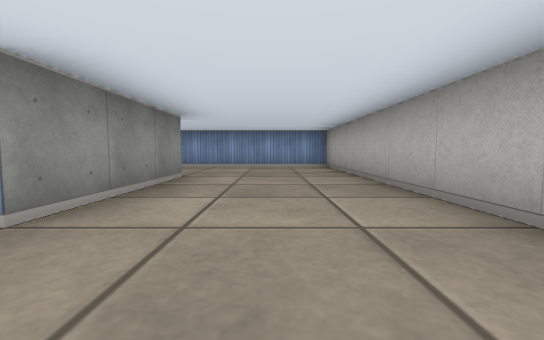
View 1 (above)

16 first-person views from a walk through a cub3D level. The camera is about half as high as the walls, tilts 4° down and sees 90° across. The floor is counted in squares. Each view is taken from the middle of a square. On the plan, view 1 faces up. The plan holds only what a view shows up to about 9 squares ahead; the rest is blank.

View 2
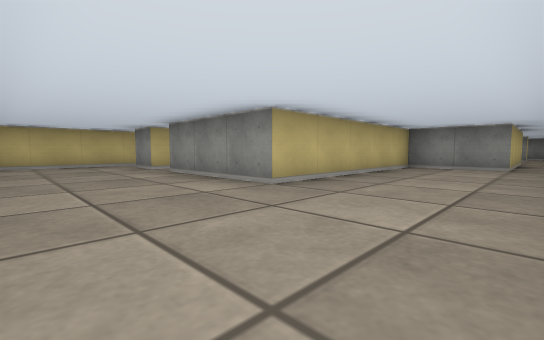

View 3
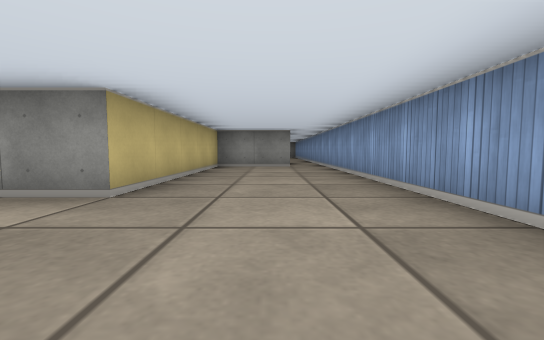

View 4
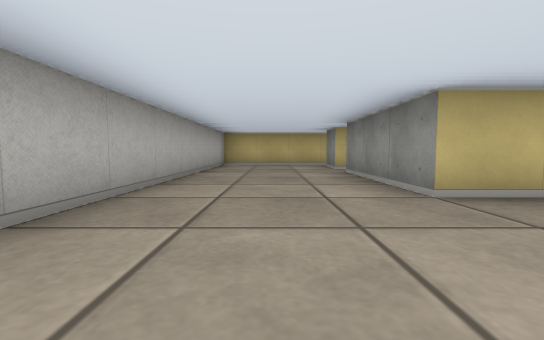

View 5
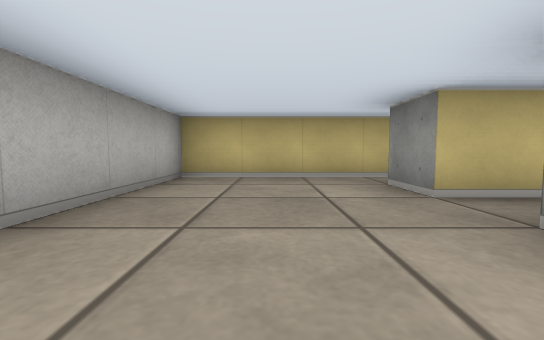

View 6
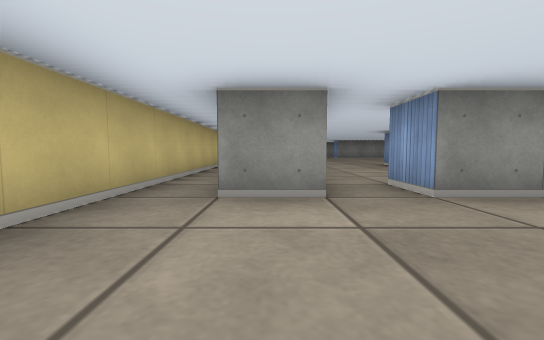

View 7
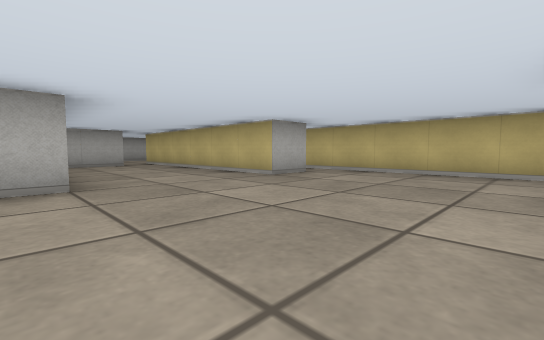

View 8
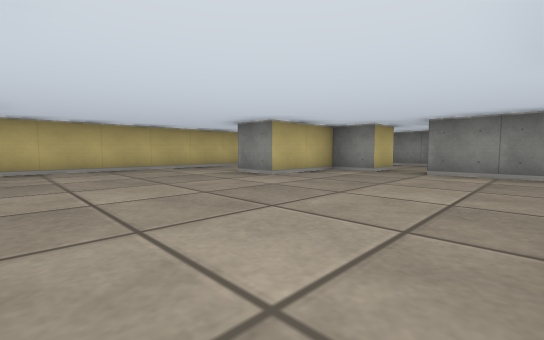

View 9
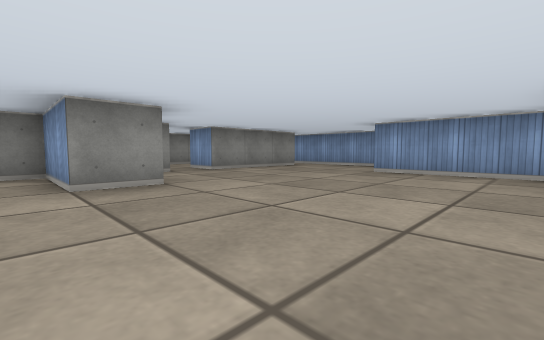

View 10
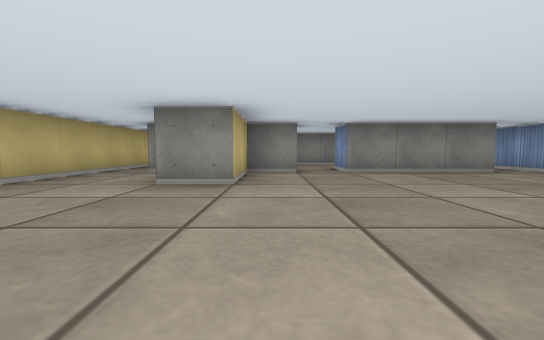

View 11
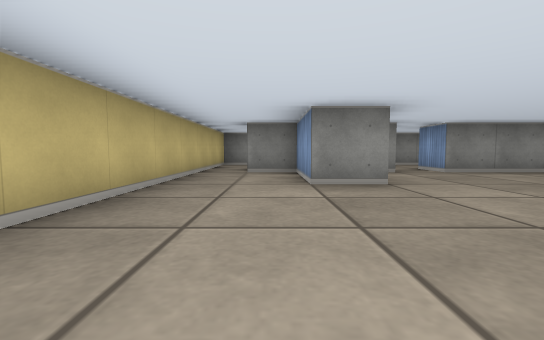

View 12
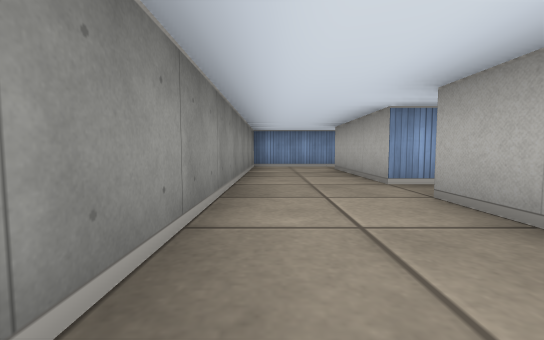

View 13
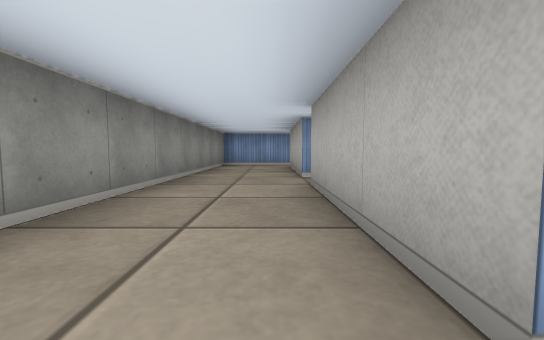

View 14
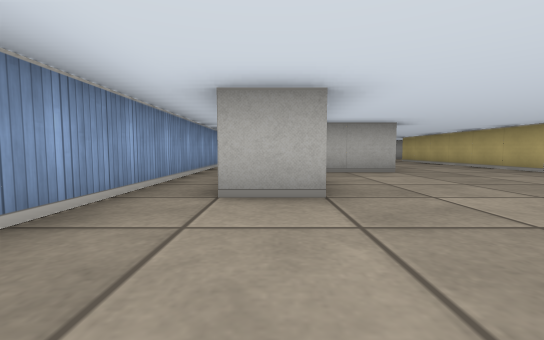

View 15
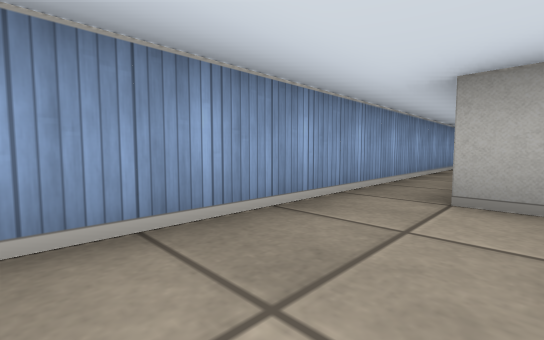

View 16
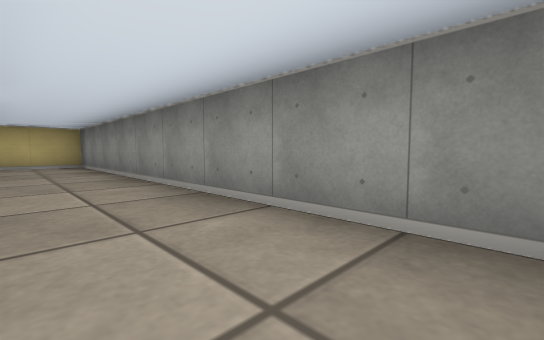

### Floor plan
Ten units are one square. View 1 is at (0, 0); x grows to the right and y downward. Boxes are objects, and circles mark ways between rooms. Rooms are numbered by the first view taken in them; rooms with no view inside come last. Other rooms are left out.
<svg viewBox="-170 -80 190 100">
<path fill="none" stroke="#000" d="M-25 -5 -15 -5 -15 5M-15 15 15 15 15 -75 -65 -75M-65 -65 -65 -45 -15 -45 -15 -15 -25 -15M-75 -34 -75 -50M-75 6 -75 -5 -25 -5M-79 -55 -105 -55 -105 -65 -65 -65M-135 -25 -135 -15 -115 -15 -115 -5 -135 -5 -135 5M-135 15 -15 15M-65 -75 -135 -75M-135 -66 -135 -35M-25 -15 -25 -29M-135 -35 -145 -35 -145 -65M-145 6 -145 -25 -135 -25M-135 -75 -165 -75 -165 15 -135 15"/>
<circle cx="-10" cy="10" r="3" fill="#2a7"/>
<circle cx="-20" cy="-10" r="3" fill="#2a7"/>
<circle cx="-60" cy="-70" r="3" fill="#2a7"/>
<circle cx="-140" cy="-30" r="3" fill="#2a7"/>
<circle cx="-140" cy="-70" r="3" fill="#2a7"/>
<circle cx="-140" cy="10" r="3" fill="#2a7"/>
<text x="-10" y="-40">1</text>
<text x="-90" y="-20">2</text>
<text x="-150" y="-30">3</text>
</svg>
Room 1 opens to room 2. Room 2 opens to room 3.

Where each view was taken, in squares from view 1:
view 1: 0 up, 0 right, facing up
view 2: 7 up, 1 right, facing down-left
view 3: 6 up, 1 right, facing left
view 4: 7 up, 0 right, facing down
view 5: 3 up, 0 right, facing down
view 6: 0 up, 1 right, facing left
view 7: 4 up, 11 left, facing down-right
view 8: 5 up, 8 left, facing down-left
view 9: 0 up, 8 left, facing up-left
view 10: 2 up, 8 left, facing left
view 11: 0 up, 8 left, facing left
view 12: 0 up, 16 left, facing up
view 13: 1 down, 15 left, facing up
view 14: 6 up, 13 left, facing right
view 15: 6 up, 13 left, facing up-right
view 16: 7 up, 15 left, facing down-left
